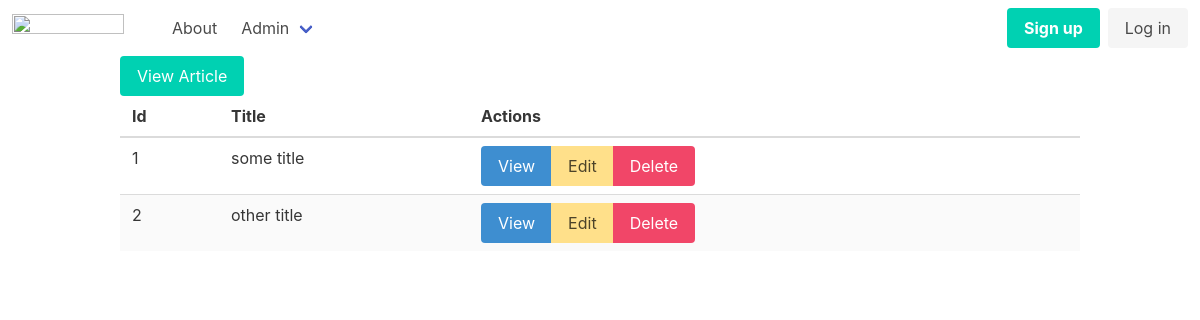
Page /admin/articles on the earlier database version.
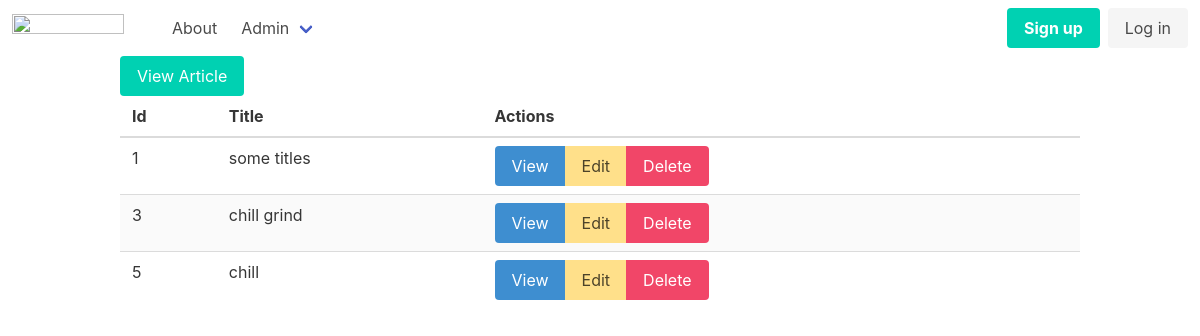
Same page on the later database version.
### tables this page shows
CREATE TABLE "articles"
(
    id    integer
        constraint articles_pk
            primary key autoincrement,
    title text,
    body  text
);

### helpers.php (called while the page is built, shortened)
<?php
function view($viewName, $vars = []){
    extract($vars);
    include __DIR__ . "/views/$viewName.php";
}

### src/Controllers/ArticlesController.php (called while the page is built, shortened)
<?php
class ArticlesController {
    public function index() {
        $articles = Article::all();
        view('articles/index', compact('articles'));
    }
}

### src/DB.php (called while the page is built, shortened)
<?php
class DB {
    private $conn;
    public function __construct(){
        try {
            $this->conn = new PDO("sqlite:db.sqlite");
            $this->conn->setAttribute(PDO::ATTR_ERRMODE, PDO::ERRMODE_EXCEPTION);
        } catch(PDOException $e) {
            echo "Connection failed: " . $e->getMessage();
        }
    }
    public function all($table, $class){
        $stmt = $this->conn->prepare("SELECT * FROM $table");
        $stmt->execute();
        return $stmt->fetchAll();
    }
}

### src/Models/Model.php (called while the page is built, shortened)
<?php
class Model {
    public static $table;
    public static function all(){
        $db = new DB();
        return $db -> all(static::$table, static::class);
    }
}

### views/articles/index.php (the view)
<?php include __DIR__ . '/../partials/header.php'; ?>
<div class="container">
    <a href="/admin/articles/new" class="button is-primary">View Article</a>
        <table class="table is-striped is-fullwidth">
            <thead>
                <th>Id</th>
                <th>Title</th>
                <th>Actions</th>
            </thead>
            <tbody>
                <?php foreach($articles as $article): ?>
                    <tr>
                        <td><?=$article->id?></td>
                        <td><?=$article->title?></td>
                        <td>
                            <div class="buttons has-addons">
                                <a class="button is-info" href="/admin/articles/view?id=<?=$article->id?>">View</a>
                                <a class="button is-warning" href="/admin/articles/edit?id=<?=$article->id?>">Edit</a>
                                <a class="button is-danger" href="/admin/articles/delete?id=<?=$article->id?>">Delete</a>
                            </div>
                        </td>
                    </tr>
                <?php endforeach; ?>
            </tbody>
        </table>
</div>
<?php include __DIR__ . '/../partials/footer.php'; ?>

Differences in the rows shown:
removed articles: id "2", title "other title"
changed articles id 1: title "some title" → "some titles"
added articles: id "3", title "chill grind"
added articles: id "5", title "chill"
